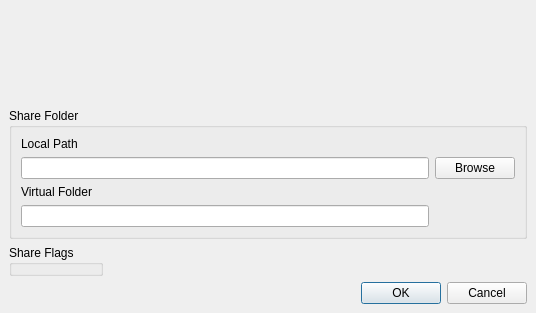
<?xml version="1.0" encoding="UTF-8"?>
<ui version="4.0">
 <class>ShareDialog</class>
 <widget class="QDialog" name="ShareDialog">
  <property name="geometry">
   <rect>
    <x>0</x>
    <y>0</y>
    <width>536</width>
    <height>313</height>
   </rect>
  </property>
  <property name="windowTitle">
   <string>RetroShare Share Folder</string>
  </property>
  <property name="windowIcon">
   <iconset resource="images.qrc">
    <normaloff>:/images/rstray3.png</normaloff>:/images/rstray3.png</iconset>
  </property>
  <layout class="QGridLayout" name="gridLayout_3">
   <property name="margin">
    <number>0</number>
   </property>
   <property name="spacing">
    <number>0</number>
   </property>
   <item row="0" column="0">
    <widget class="HeaderFrame" name="headerFrame">
     <property name="frameShape">
      <enum>QFrame::NoFrame</enum>
     </property>
     <property name="frameShadow">
      <enum>QFrame::Raised</enum>
     </property>
     <property name="lineWidth">
      <number>1</number>
     </property>
    </widget>
   </item>
   <item row="1" column="0">
    <widget class="QFrame" name="frame_2">
     <property name="frameShape">
      <enum>QFrame::NoFrame</enum>
     </property>
     <property name="frameShadow">
      <enum>QFrame::Raised</enum>
     </property>
     <layout class="QVBoxLayout" name="verticalLayout">
      <item>
       <widget class="QGroupBox" name="groupBox">
        <property name="title">
         <string>Share Folder</string>
        </property>
        <layout class="QVBoxLayout" name="verticalLayout_2">
         <item>
          <layout class="QGridLayout" name="gridLayout_4">
           <item row="0" column="0">
            <widget class="QLabel" name="label">
             <property name="text">
              <string>Local Path</string>
             </property>
            </widget>
           </item>
           <item row="1" column="0">
            <widget class="QLineEdit" name="localpath_lineEdit">
             <property name="readOnly">
              <bool>true</bool>
             </property>
            </widget>
           </item>
           <item row="1" column="1">
            <widget class="QPushButton" name="browseButton">
             <property name="minimumSize">
              <size>
               <width>27</width>
               <height>0</height>
              </size>
             </property>
             <property name="maximumSize">
              <size>
               <width>200</width>
               <height>200</height>
              </size>
             </property>
             <property name="text">
              <string>Browse</string>
             </property>
             <property name="iconSize">
              <size>
               <width>24</width>
               <height>24</height>
              </size>
             </property>
            </widget>
           </item>
           <item row="2" column="0">
            <widget class="QLabel" name="label_3">
             <property name="text">
              <string>Virtual Folder</string>
             </property>
            </widget>
           </item>
           <item row="3" column="0">
            <widget class="QLineEdit" name="virtualpath_lineEdit"/>
           </item>
          </layout>
         </item>
        </layout>
       </widget>
      </item>
      <item>
       <layout class="QHBoxLayout" name="horizontalLayout">
        <item>
         <widget class="QGroupBox" name="shareflags_GB">
          <property name="title">
           <string>Share Flags</string>
          </property>
         </widget>
        </item>
        <item>
         <spacer name="horizontalSpacer">
          <property name="orientation">
           <enum>Qt::Horizontal</enum>
          </property>
          <property name="sizeHint" stdset="0">
           <size>
            <width>40</width>
            <height>20</height>
           </size>
          </property>
         </spacer>
        </item>
       </layout>
      </item>
      <item>
       <layout class="QHBoxLayout" name="horizontalLayout_2">
        <item>
         <widget class="QDialogButtonBox" name="buttonBox">
          <property name="standardButtons">
           <set>QDialogButtonBox::Cancel|QDialogButtonBox::Ok</set>
          </property>
         </widget>
        </item>
       </layout>
      </item>
     </layout>
    </widget>
   </item>
  </layout>
 </widget>
 <customwidgets>
  <customwidget>
   <class>HeaderFrame</class>
   <extends>QFrame</extends>
   <header>gui/common/HeaderFrame.h</header>
   <container>1</container>
  </customwidget>
 </customwidgets>
 <resources>
  <include location="images.qrc"/>
 </resources>
 <connections/>
</ui>
